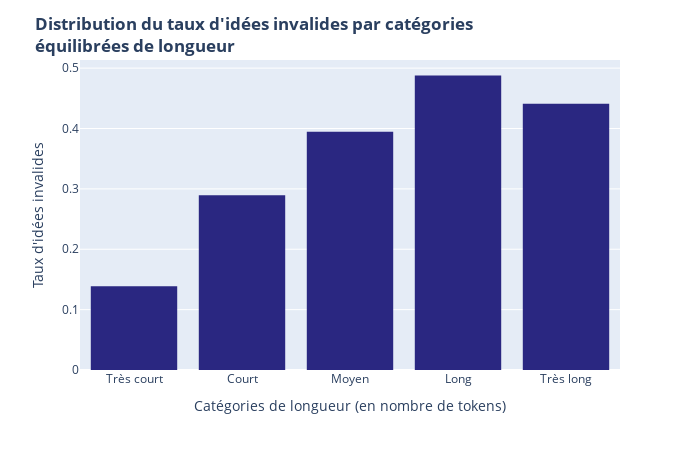
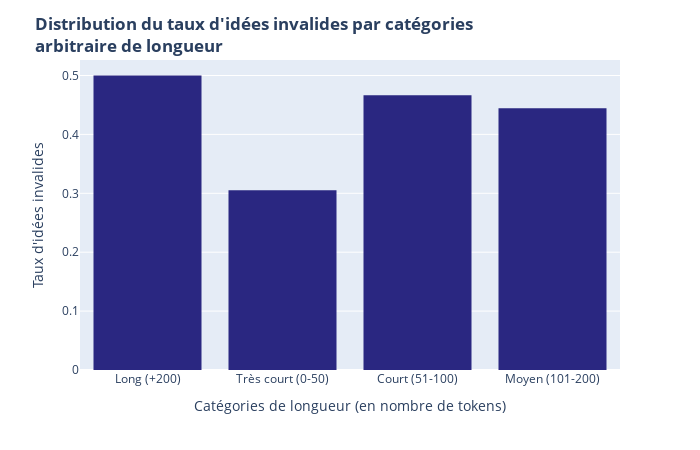

Notebook cell for these charts, in order:
### Code cell
# Version avec les bins équilibrés
fig1 = px.histogram(
    df, x="contrib_tokens_bins", y="Idées_non_ind",
    color_discrete_sequence=["#2a2781"], histfunc="avg", category_orders={
        "contrib_tokens_bins": ["Très court", "Court", "Moyen", "Long", "Très long"]
    }
)
fig1.update_layout(
    title={"text": 
        "<b>Distribution du taux d'idées invalides par catégories <br>équilibrées de longueur</b>"
    }, 
    xaxis_title="Catégories de longueur (en nombre de tokens)", yaxis_title="Taux d'idées invalides",
    width=700, height=450
)
fig1.update_traces(
    hovertemplate =
        "Taux d'idées invalides = %{y}<extra></extra>"
)
# Version avec les bins fixes
fig2 = px.histogram(
    df, x="contrib_tokens_bins_fixe", y="Idées_non_ind",
    color_discrete_sequence=["#2a2781"], histfunc="avg", category_orders={
        "contrib_tokens_bins_fixe": ["Très court [0;50]", "Court [51;100]", "Moyen [101;200]", "Long +200"]
    }
)
fig2.update_layout(
    title={"text": 
        "<b>Distribution du taux d'idées invalides par catégories <br>arbitraire de longueur</b>"
    }, 
    xaxis_title="Catégories de longueur (en nombre de tokens)", yaxis_title="Taux d'idées invalides",
    width=700, height=450
)
fig2.update_traces(
    hovertemplate =
        "Taux d'idées invalides = %{y}<extra></extra>"
)

# Affichage des figures
fig1.show()
fig2.show()

### Figure 1 — Plotly figure (JSON) as saved in the notebook; plotly's stock layout.template omitted (floating-point values rounded to 4 significant figures; data arrays with more than 128 entries replaced by an {"elided": "..."} marker saying what was removed)
{"data": [{"bingroup": "x", "histfunc": "avg", "hovertemplate": "Taux d'idées invalides = %{y}<extra></extra>", "legendgroup": "", "marker": {"color": "#2a2781", "pattern": {"shape": ""}}, "name": "", "orientation": "v", "showlegend": false, "type": "histogram", "x": {"elided": "200 str values"}, "xaxis": "x", "y": {"elided": "200 float values"}, "yaxis": "y"}], "layout": {"barmode": "relative", "height": 450, "legend": {"tracegroupgap": 0}, "margin": {"t": 60}, "title": {"text": "<b>Distribution du taux d'idées invalides par catégories <br>équilibrées de longueur</b>"}, "width": 700, "xaxis": {"anchor": "y", "categoryarray": ["Très court", "Court", "Moyen", "Long", "Très long"], "categoryorder": "array", "domain": [0, 1], "title": {"text": "Catégories de longueur (en nombre de tokens)"}}, "yaxis": {"anchor": "x", "domain": [0, 1], "title": {"text": "Taux d'idées invalides"}}}}

### Figure 2 — Plotly figure (JSON) as saved in the notebook; plotly's stock layout.template omitted (floating-point values rounded to 4 significant figures; data arrays with more than 128 entries replaced by an {"elided": "..."} marker saying what was removed)
{"data": [{"bingroup": "x", "histfunc": "avg", "hovertemplate": "Taux d'idées invalides = %{y}<extra></extra>", "legendgroup": "", "marker": {"color": "#2a2781", "pattern": {"shape": ""}}, "name": "", "orientation": "v", "showlegend": false, "type": "histogram", "x": {"elided": "200 str values"}, "xaxis": "x", "y": {"elided": "200 float values"}, "yaxis": "y"}], "layout": {"barmode": "relative", "height": 450, "legend": {"tracegroupgap": 0}, "margin": {"t": 60}, "title": {"text": "<b>Distribution du taux d'idées invalides par catégories <br>arbitraire de longueur</b>"}, "width": 700, "xaxis": {"anchor": "y", "categoryarray": ["Très court [0;50]", "Court [51;100]", "Moyen [101;200]", "Long +200"], "categoryorder": "array", "domain": [0, 1], "title": {"text": "Catégories de longueur (en nombre de tokens)"}}, "yaxis": {"anchor": "x", "domain": [0, 1], "title": {"text": "Taux d'idées invalides"}}}}
